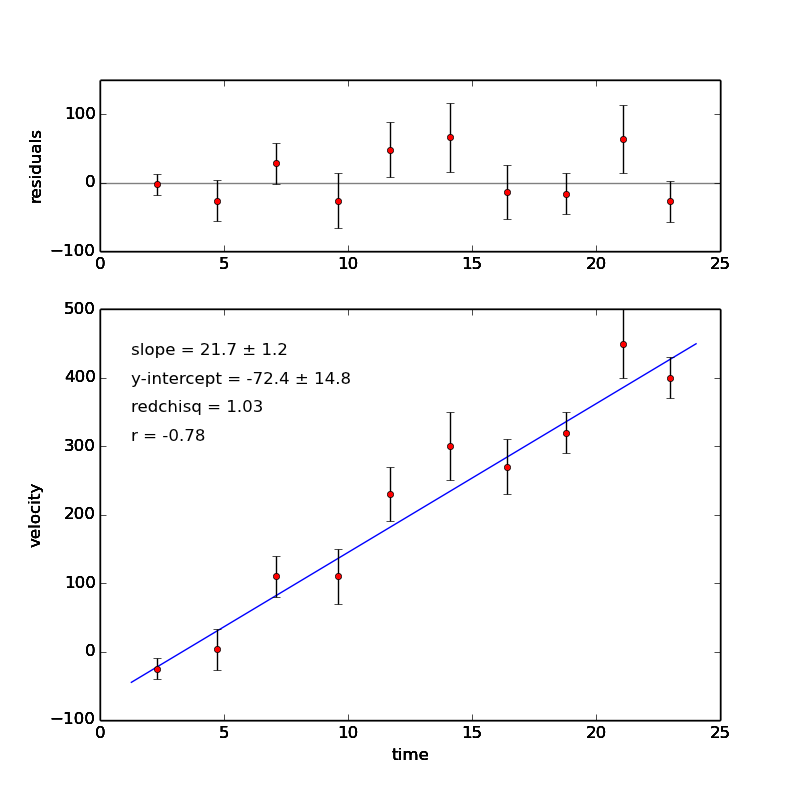

The Python source for this figure:
import numpy as np
import matplotlib.pyplot as plt
import matplotlib.gridspec as gridspec  # for unequal plot boxes
from linfit import linfit

# data set for linear fitting 
x = np.array([2.3, 4.7, 7.1, 9.6, 11.7, 14.1, 16.4, 18.8, 21.1, 23.0])
y = np.array([-25., 3., 114., 110., 234., 304., 271., 322., 446., 397.])
sigmay = np.array([15., 30., 34., 37., 40., 50., 38., 28., 47., 30.])

# Fit linear data set with weighting
fit, cvm, redchisq, residuals = linfit(x, y, sigmay, cov=True,
                                        relsigma=False, residuals=True)
dfit = [np.sqrt(cvm[i,i]) for i in range(2)]

# Open figure window for plotting data with linear fit
fig1 = plt.figure(1, figsize=(8,8))
gs = gridspec.GridSpec(2, 1, height_ratios=[2.5, 6])

# Bottom plot: data and fit
ax1 = fig1.add_subplot(gs[1])

# Plot data with error bars on top of fit
ax1.errorbar(x, y, yerr = sigmay, ecolor="black", fmt="ro", ms=5)

# Plot fit (behind data)
endt = 0.05 * (x.max()-x.min())
tFit = np.array([x.min()-endt, x.max()+endt])
vFit = fit[0]*tFit + fit[1]
ax1.plot(tFit, vFit, "-b", zorder=-1)

# Print out results of fit on plot
ax1.text(0.05, 0.9,
    u"slope = {0:0.1f} \xb1 {1:0.1f}".format(fit[0], dfit[0]),
    ha="left", va="center", transform = ax1.transAxes)
ax1.text(0.05, 0.83,
    u"y-intercept = {0:0.1f} \xb1 {1:0.1f}".format(fit[1], dfit[1]),
    ha="left", va="center", transform = ax1.transAxes)
ax1.text(0.05, 0.76,
    "redchisq = {0:0.2f}".format(redchisq),
    ha="left", va="center", transform = ax1.transAxes)
ax1.text(0.05, 0.69,
    "r = {0:0.2f}".format(cvm[0,1]/(dfit[0]*dfit[1])),
    ha="left", va="center", transform = ax1.transAxes)

# Label axes
ax1.set_xlabel("time")
ax1.set_ylabel("velocity")

# Top plot: residuals
ax2 = fig1.add_subplot(gs[0])
ax2.axhline(color="gray", zorder = -1)
ax2.errorbar(x, residuals, yerr = sigmay, ecolor="black", fmt="ro", ms=5)
ax2.set_ylabel("residuals")
ax2.set_ylim(-100, 150)
ax2.set_yticks((-100, 0, 100))

plt.show()
plt.savefig("example.png")
